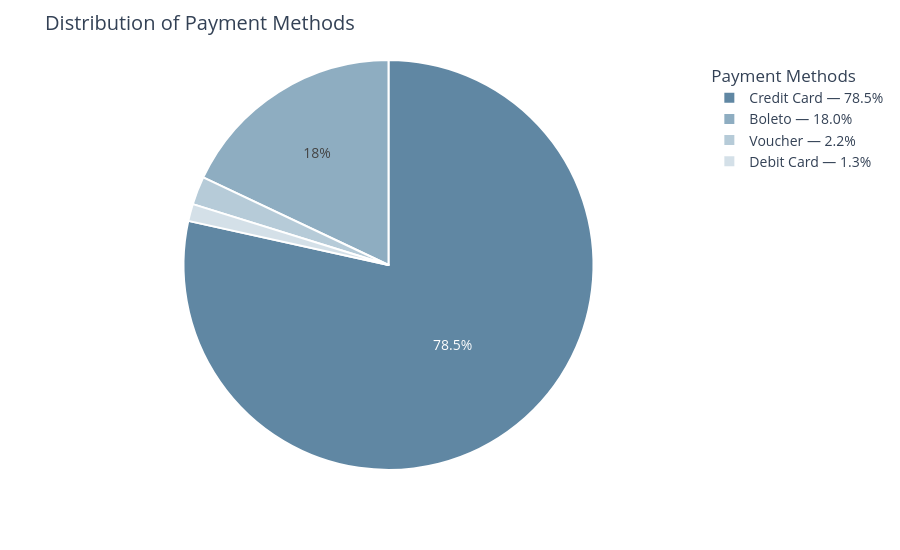

The cell this chart's notebook holds for it:
### Code cell
import plotly.express as px

df = payments.sort_values('cash_cnt', ascending=False).copy()

df['share'] = df['cash_cnt'] / df['cash_cnt'].sum() * 100
df['label'] = (
    df['payment_type'].str.replace('_', ' ').str.title()
    + ' — ' + df['share'].round(1).astype(str) + '%'
)

fig = px.pie(
    df,
    values='cash_cnt',
    names='label',
    color_discrete_sequence=[
        '#6087A3',
        '#8EADC1',
        '#B6CBD8',
        '#D4E0E8',
        '#EBF0F4'
    ]
)

fig.update_traces(
    textposition='inside',
    textinfo='percent',
    insidetextorientation='horizontal',
    marker=dict(line=dict(color='white', width=2))
)

fig.update_layout(
    title='Distribution of Payment Methods',
    template='plotly_white',
    font=dict(size=14, color='#334155'),
    legend_title_text='Payment Methods',
    uniformtext_minsize=12,
    uniformtext_mode='hide',
    width=900,
    height=550
)

plt.savefig("../images/distr_pay_methods.png", dpi=150, bbox_inches="tight")
fig.show()

### Figure 1 — Plotly figure (JSON) as saved in the notebook; plotly's stock layout.template omitted (floating-point values rounded to 4 significant figures)
{"data": [{"domain": {"x": [0, 1], "y": [0, 1]}, "hovertemplate": "label=%{label}<br>cash_cnt=%{value}<extra></extra>", "insidetextorientation": "horizontal", "labels": ["Credit Card — 78.5%", "Boleto — 18.0%", "Voucher — 2.2%", "Debit Card — 1.3%"], "legendgroup": "", "marker": {"line": {"color": "white", "width": 2}}, "name": "", "showlegend": true, "textinfo": "percent", "textposition": "inside", "type": "pie", "values": [78.46, 17.97, 2.23, 1.35]}], "layout": {"font": {"color": "#334155", "size": 14}, "height": 550, "legend": {"title": {"text": "Payment Methods"}, "tracegroupgap": 0}, "margin": {"t": 60}, "piecolorway": ["#6087A3", "#8EADC1", "#B6CBD8", "#D4E0E8", "#EBF0F4"], "title": {"text": "Distribution of Payment Methods"}, "uniformtext": {"minsize": 12, "mode": "hide"}, "width": 900}}
